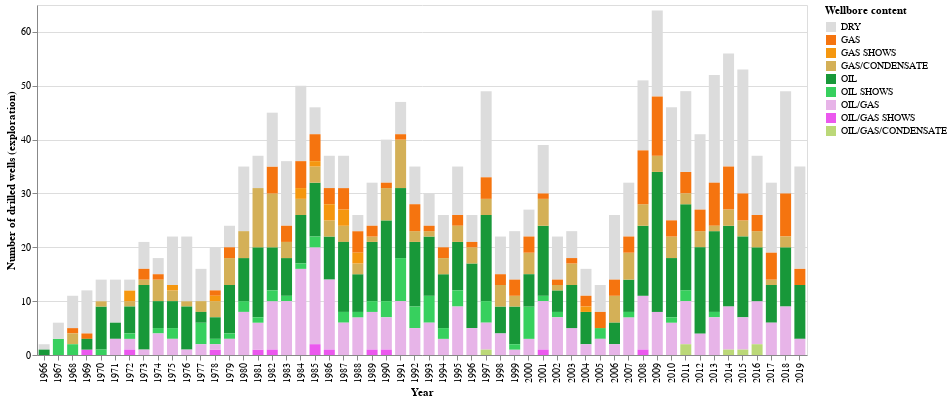

Notebook code cell kept with this figure:
### Code cell
chart = (alt.Chart(df_all_explo_extract_col)
         .mark_bar(size=11)
         .encode(x=alt.X('wlbEntryYear:N',
                 axis=alt.Axis(title='Year')),
                 y=alt.Y('count()',
                 axis=alt.Axis(title='Number of drilled wells (exploration)')),
                 color=alt.Color('wlbContent',
                 scale=alt.Scale(domain=domain, range=range_),
                 legend=alt.Legend(title="Wellbore content"))
            ).properties(width=770, height=350)
        )
chart

### Figure 1 — Vega-Lite specification as saved in the notebook (floating-point values rounded to 4 significant figures; data arrays with more than 128 entries replaced by an {"elided": "..."} marker saying what was removed)
{"$schema": "https://vega.github.io/schema/vega-lite/v3.4.0.json", "config": {"mark": {"tooltip": null}, "view": {"height": 300, "width": 400}}, "data": {"name": "data-70ecbdd417558bc5c384b29c4aacbf8f"}, "datasets": {"data-70ecbdd417558bc5c384b29c4aacbf8f": {"elided": "1693 records"}}, "encoding": {"color": {"field": "wlbContent", "legend": {"title": "Wellbore content"}, "scale": {"domain": ["DRY", "GAS", "GAS SHOWS", "GAS/CONDENSATE", "OIL", "OIL SHOWS", "OIL/GAS", "OIL/GAS SHOWS", "OIL/GAS/CONDENSATE"], "range": ["#DCDCDC", "#F5740F", "#F5970F", "#D4B057", "#189839", "#37D05E", "#E7B4E8", "#EB58EE", "#BBD878"]}, "type": "nominal"}, "x": {"axis": {"title": "Year"}, "field": "wlbEntryYear", "type": "nominal"}, "y": {"aggregate": "count", "axis": {"title": "Number of drilled wells (exploration)"}, "type": "quantitative"}}, "height": 350, "mark": {"size": 11, "type": "bar"}, "width": 770}
